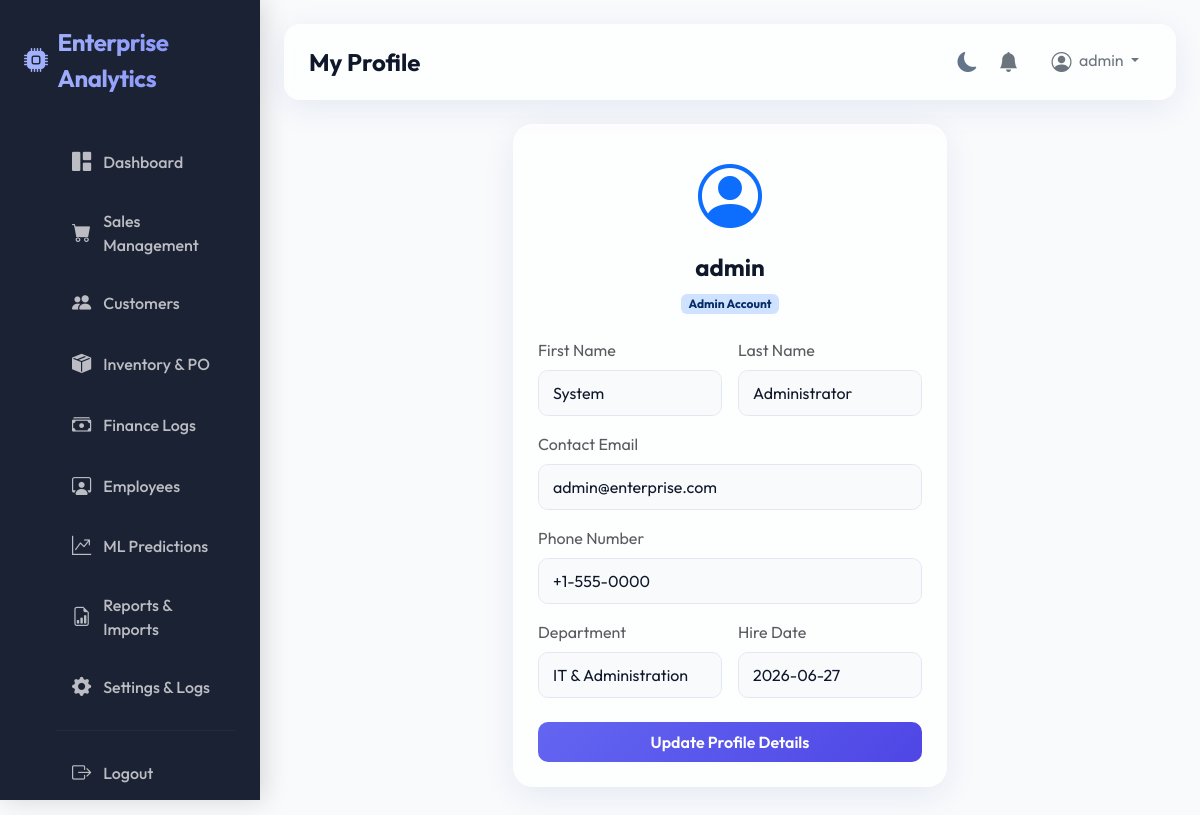
Screenshot of /profile (signed in) with the database file from the repository.
### models/user.py (models this page shows, shortened)
class User(db.Model, UserMixin):
    __tablename__ = 'users'
    id = db.Column(db.Integer, primary_key=True)
    username = db.Column(db.String(50), unique=True, nullable=False)
    password_hash = db.Column(db.String(255), nullable=False)
    role = db.Column(db.String(20), nullable=False, default='employee')  # admin, manager, employee
    created_at = db.Column(db.DateTime, default=datetime.utcnow)
    employee = db.relationship('Employee', back_populates='user', uselist=False)
    activity_logs = db.relationship('ActivityLog', back_populates='user')

### models/employee.py (models this page shows, shortened)
class Employee(db.Model):
    __tablename__ = 'employees'
    id = db.Column(db.Integer, primary_key=True)
    user_id = db.Column(db.Integer, db.ForeignKey('users.id'), nullable=True)
    first_name = db.Column(db.String(50), nullable=False)
    last_name = db.Column(db.String(50), nullable=False)
    email = db.Column(db.String(100), unique=True, nullable=False)
    phone = db.Column(db.String(20))
    department = db.Column(db.String(50), nullable=False)
    salary = db.Column(db.Float, nullable=False, default=0.0)
    hire_date = db.Column(db.Date, nullable=False, default=datetime.utcnow().date)
    status = db.Column(db.String(20), nullable=False, default='Active')  # Active, Terminated, On Leave
    user = db.relationship('User', back_populates='employee')

### blueprints/main.py (the view, shortened to what this page needs)
@main_bp.route('/profile', methods=['GET', 'POST'])
@login_required
def profile():
    emp = Employee.query.filter_by(user_id=current_user.id).first()
    return render_template('profile.html', employee=emp)

### templates/profile.html (shortened to what this page needs)
{% extends "base.html" %}
{% block page_title %}My Profile{% endblock %}
{% block content %}
<div class="container-fluid px-0 animate-fade-in">
    <div class="row">
        <div class="col-lg-6 mx-auto">
            <div class="analytics-panel">
                <div class="text-center mb-4">
                    <i class="bi bi-person-circle text-primary" style="font-size: 4rem;"></i>
                    <h4 class="fw-bold mt-2">{{ current_user.username }}</h4>
                    <span class="badge bg-primary-subtle text-primary-emphasis">{{ current_user.role | capitalize }} Account</span>
                </div>
                <form action="{{ url_for('main.profile') }}" method="POST">
                    <div class="row g-3">
                        <div class="col-md-6">
                            <label class="form-label text-muted">First Name</label>
                            <input type="text" name="first_name" class="form-control" value="{{ employee.first_name if employee else '' }}" required>
                        </div>
                        <div class="col-md-6">
                            <label class="form-label text-muted">Last Name</label>
                            <input type="text" name="last_name" class="form-control" value="{{ employee.last_name if employee else '' }}" required>
                        </div>
                        <div class="col-12">
                            <label class="form-label text-muted">Contact Email</label>
                            <input type="email" name="email" class="form-control" value="{{ employee.email if employee else '' }}" required>
                        </div>
                        <div class="col-12">
                            <label class="form-label text-muted">Phone Number</label>
                            <input type="text" name="phone" class="form-control" value="{{ employee.phone if employee else '' }}">
                        </div>
                        {% if employee %}
                            <div class="col-md-6">
                                <label class="form-label text-muted">Department</label>
                                <input type="text" class="form-control" value="{{ employee.department }}" disabled>
                            </div>
                            <div class="col-md-6">
                                <label class="form-label text-muted">Hire Date</label>
                                <input type="text" class="form-control" value="{{ employee.hire_date.strftime('%Y-%m-%d') }}" disabled>
                            </div>
                        {% endif %}
                        <div class="col-12 mt-4">
                            <button type="submit" class="btn btn-primary-gradient w-100 py-2">Update Profile Details</button>
                        </div>
                    </div>
                </form>
            </div>
        </div>
    </div>
</div>
{% endblock %}

### templates/base.html (shortened to what this page needs)
<!DOCTYPE html>
<html lang="en" data-theme="light">
<head>
    <link href="https://cdn.jsdelivr.net/npm/bootstrap@5.3.3/dist/css/bootstrap.min.css" rel="stylesheet">
    <link href="https://cdn.jsdelivr.net/npm/bootstrap-icons@1.11.3/font/bootstrap-icons.min.css" rel="stylesheet">
    <link href="{{ url_for('static', filename='css/style.css') }}" rel="stylesheet">
</head>
<body>
    <aside class="sidebar">
        <div class="sidebar-brand">
            <i class="bi bi-cpu-fill"></i> Enterprise Analytics
        </div>
        <ul class="sidebar-menu">
            <li class="sidebar-item">
                <a href="{{ url_for('main.dashboard') }}" class="sidebar-link {% if request.endpoint == 'main.dashboard' %}active{% endif %}">
                    <i class="bi bi-grid-1x2-fill"></i> Dashboard
                </a>
            </li>
            <li class="sidebar-item">
                <a href="{{ url_for('sales.index') }}" class="sidebar-link {% if 'sales.' in request.endpoint %}active{% endif %}">
                    <i class="bi bi-cart-fill"></i> Sales Management
                </a>
            </li>
            <li class="sidebar-item">
                <a href="{{ url_for('customers.index') }}" class="sidebar-link {% if 'customers.' in request.endpoint %}active{% endif %}">
                    <i class="bi bi-people-fill"></i> Customers
                </a>
            </li>
            <li class="sidebar-item">
                <a href="{{ url_for('inventory.index') }}" class="sidebar-link {% if 'inventory.' in request.endpoint %}active{% endif %}">
                    <i class="bi bi-box-seam-fill"></i> Inventory & PO
                </a>
            </li>
            <li class="sidebar-item">
                <a href="{{ url_for('finance.index') }}" class="sidebar-link {% if 'finance.' in request.endpoint %}active{% endif %}">
                    <i class="bi bi-cash-stack"></i> Finance Logs
                </a>
            </li>
            {% if current_user.role in ['admin', 'manager'] %}
            <li class="sidebar-item">
                <a href="{{ url_for('employees.index') }}" class="sidebar-link {% if 'employees.' in request.endpoint %}active{% endif %}">
                    <i class="bi bi-person-workspace"></i> Employees
                </a>
            </li>
            {% endif %}
            <li class="sidebar-item">
                <a href="{{ url_for('ml.index') }}" class="sidebar-link {% if 'ml.' in request.endpoint %}active{% endif %}">
                    <i class="bi bi-graph-up-arrow"></i> ML Predictions
                </a>
            </li>
            <li class="sidebar-item">
                <a href="{{ url_for('reports.index') }}" class="sidebar-link {% if 'reports.' in request.endpoint %}active{% endif %}">
                    <i class="bi bi-file-earmark-bar-graph"></i> Reports & Imports
                </a>
            </li>
            <li class="sidebar-item">
                <a href="{{ url_for('main.settings') }}" class="sidebar-link {% if request.endpoint == 'main.settings' %}active{% endif %}">
                    <i class="bi bi-gear-fill"></i> Settings & Logs
                </a>
            </li>
            <hr style="border-color: rgba(255,255,255,0.15)">
            <li class="sidebar-item">
                <a href="{{ url_for('auth.logout') }}" class="sidebar-link">
                    <i class="bi bi-box-arrow-right"></i> Logout
                </a>
            </li>
        </ul>
    </aside>
    <main class="main-wrapper">
        <header class="top-navbar">
            <h4 class="mb-0 fw-bold text-gradient">{% block page_title %}Dashboard{% endblock %}</h4>
            <div class="navbar-actions">
                <button type="button" class="theme-toggle-btn" id="themeToggleBtn">
                    <i class="bi bi-moon-fill"></i>
                </button>
                <div class="dropdown">
                    <button class="btn btn-link position-relative p-0 text-secondary" type="button" data-bs-toggle="dropdown" aria-expanded="false" onclick="markNotificationsRead()">
                        <i class="bi bi-bell-fill fs-5"></i>
                    </button>
                </div>
                <div class="dropdown">
                    <button class="btn btn-outline-secondary dropdown-toggle border-0" type="button" data-bs-toggle="dropdown" aria-expanded="false">
                        <i class="bi bi-person-circle fs-5 me-1 align-middle"></i> {{ current_user.username }}
                    </button>
                </div>
            </div>
        </header>
        {% block content %}{% endblock %}
    </main>
</body>
</html>

### static/css/style.css (style rules this page uses)
:root { --font-primary: 'Outfit', sans-serif; --bg-primary: #f8fafc; --bg-secondary: #ffffff; --bg-sidebar: rgba(15, 23, 42, 0.95); --border-color: #e2e8f0; --text-primary: #0f172a; --text-secondary: #64748b; --text-light: #f8fafc; --primary: #6366f1; --primary-gradient: linear-gradient(135deg, #6366f1 0%, #4f46e5 100%); --secondary: #10b981; --secondary-gradient: linear-gradient(135deg, #10b981 0%, #059669 100%); --accent: #f59e0b; --accent-gradient: linear-gradient(135deg, #f59e0b 0%, #d97706 100%); --danger: #ef4444; --danger-gradient: linear-gradient(135deg, #ef4444 0%, #dc2626 100%); --glass-bg: rgba(255, 255, 255, 0.7); --glass-border: rgba(255, 255, 255, 0.4); --glass-shadow: 0 8px 32px 0 rgba(31, 38, 135, 0.08); }
* { margin: 0; padding: 0; box-sizing: border-box; font-family: var(--font-primary); }
body { background-color: var(--bg-primary); color: var(--text-primary); overflow-x: hidden; transition: background-color 0.3s, color 0.3s; }
.sidebar { position: fixed; top: 0; left: 0; height: 100vh; width: 260px; background: var(--bg-sidebar); color: var(--text-light); padding: 24px; z-index: 100; transition: transform 0.3s ease-in-out; box-shadow: 4px 0 24px rgba(0, 0, 0, 0.15); }
.sidebar-brand { font-size: 1.5rem; font-weight: 700; letter-spacing: -0.5px; margin-bottom: 40px; background: linear-gradient(to right, #a5b4fc, #818cf8); -webkit-background-clip: text; -webkit-text-fill-color: transparent; display: flex; align-items: center; gap: 10px; }
.sidebar-menu { list-style: none; }
.sidebar-item { margin-bottom: 8px; }
.sidebar-link { display: flex; align-items: center; gap: 12px; padding: 12px 16px; color: rgba(255, 255, 255, 0.7); text-decoration: none; border-radius: 12px; font-weight: 500; transition: all 0.2s ease-in-out; }
.sidebar-link i { font-size: 1.2rem; }
.main-wrapper { margin-left: 260px; padding: 24px; min-height: 100vh; transition: margin-left 0.3s ease-in-out; }
.top-navbar { display: flex; justify-content: space-between; align-items: center; background: var(--glass-bg); backdrop-filter: blur(12px); -webkit-backdrop-filter: blur(12px); border: 1px solid var(--glass-border); padding: 16px 24px; border-radius: 16px; box-shadow: var(--glass-shadow); margin-bottom: 24px; }
.navbar-actions { display: flex; align-items: center; gap: 20px; }
.theme-toggle-btn { background: none; border: none; color: var(--text-secondary); font-size: 1.25rem; cursor: pointer; transition: color 0.2s; }
.analytics-panel { background: var(--glass-bg); backdrop-filter: blur(12px); -webkit-backdrop-filter: blur(12px); border: 1px solid var(--glass-border); border-radius: 20px; padding: 24px; box-shadow: var(--glass-shadow); margin-bottom: 24px; }
.form-control, .form-select { background-color: var(--bg-primary) !important; border: 1px solid var(--border-color) !important; color: var(--text-primary) !important; border-radius: 10px !important; padding: 10px 14px !important; }
.btn-primary-gradient { background: var(--primary-gradient); color: #ffffff; border: none; border-radius: 10px; padding: 10px 20px; font-weight: 600; transition: all 0.2s; }
.animate-fade-in { animation: fadeInUp 0.4s ease-out forwards; }

### rows the page displays
User: username "admin", role "Admin"
Employee: first_name "System", last_name "Administrator", email "admin@enterprise.com", phone "+1-555-0000", department "IT & Administration", hire_date "2026-06-27"
